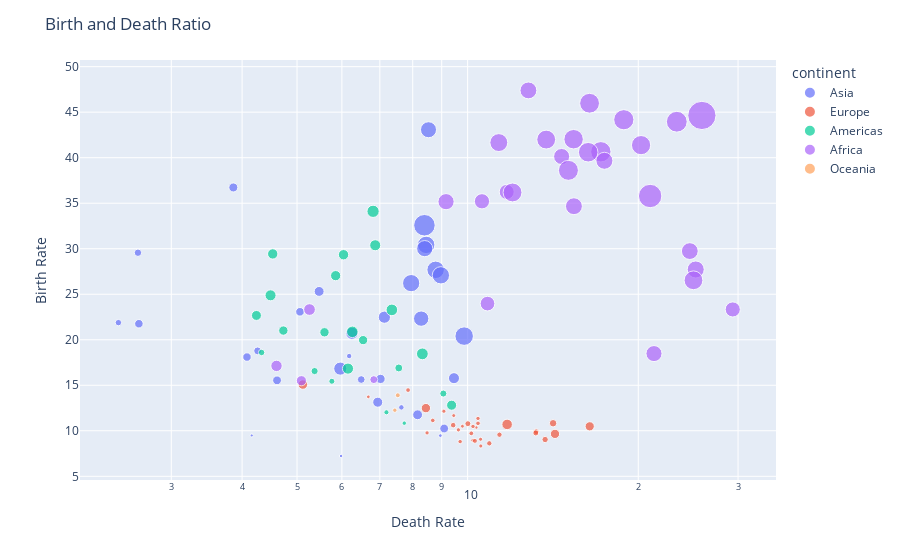

The notebook cell this image was saved under:
### Code cell
# create bubble chart
fig = px.scatter(df, x=' Death rate', y=' Birth rate', size=' Infant mortality rate', color='continent', hover_name='Country', log_x=True, size_max=20)
# set layout
fig.update_layout(title='Birth and Death Ratio', xaxis_title='Death Rate', yaxis_title='Birth Rate')
fig.show()

### Figure 1 — Plotly figure (JSON) as saved in the notebook; plotly's stock layout.template omitted (floating-point values rounded to 4 significant figures)
{"data": [{"hovertemplate": "<b>%{hovertext}</b><br><br>continent=Asia<br> Death rate=%{x}<br> Birth rate=%{y}<br> Infant mortality rate=%{marker.size}<extra></extra>", "hovertext": ["Japan", "Saudi Arabia", "China", "Hong Kong", "Kuwait", "Malaysia", "Singapore", "Indonesia", "Thailand", "United Arab Emirates", "Qatar", "India", "Philippines", "Oman", "Pakistan", "Bahrain", "Uzbekistan", "Yemen", "Bangladesh", "Israel", "Jordan", "Turkmenistan", "Kazakhstan", "Tajikistan", "Kyrgyzstan", "Armenia", "Cambodia", "Sri Lanka", "Cyprus", "Georgia", "Azerbaijan", "Turkey"], "legendgroup": "Asia", "marker": {"color": "#636efa", "size": [3.26, 13.24, 24.18, 2.97, 9.95, 17.7, 2.29, 35.6, 20.48, 14.51, 18.61, 56.29, 23.51, 19.51, 72.44, 17.27, 71.1, 61.5, 62.6, 7.03, 17.35, 73.08, 29.21, 110.8, 35.64, 23.28, 71.48, 14.35, 7.18, 18.59, 81.74, 41.04], "sizemode": "area", "sizeref": 0.478, "symbol": "circle"}, "mode": "markers", "name": "Asia", "orientation": "v", "showlegend": true, "type": "scatter", "x": [8.95, 2.62, 6.94, 5.98, 2.42, 5.06, 4.16, 6.25, 7.02, 4.26, 4.61, 8.28, 5.47, 3.86, 8.45, 4.08, 7.95, 8.53, 8.4, 6.18, 2.63, 8.78, 9.46, 8.39, 7.13, 8.16, 8.97, 6.49, 7.64, 9.09, 9.86, 5.96], "xaxis": "x", "y": [9.47, 29.56, 13.14, 7.23, 21.88, 23.07, 9.49, 20.71, 15.7, 18.78, 15.54, 22.32, 25.31, 36.73, 30.42, 18.1, 26.22, 43.07, 30.01, 18.21, 21.76, 27.68, 15.78, 32.58, 22.48, 11.76, 27.08, 15.63, 12.57, 10.25, 20.4, 16.83], "yaxis": "y"}, {"hovertemplate": "<b>%{hovertext}</b><br><br>continent=Europe<br> Death rate=%{x}<br> Birth rate=%{y}<br> Infant mortality rate=%{marker.size}<extra></extra>", "hovertext": ["Germany", "Switzerland", "Norway", "Sweden", "Netherlands", "Belgium", "Finland", "Denmark", "Ukraine", "Bulgaria", "Slovenia", "France", "Albania", "Iceland", "Belarus", "Estonia", "Latvia", "Slovakia", "Lithuania", "Croatia", "Bosnia and Herzegovina", "Ireland", "Austria", "Romania", "Poland", "Czech Republic", "Hungary", "Greece", "Portugal", "Italy", "Spain"], "legendgroup": "Europe", "marker": {"color": "#EF553B", "size": [4.16, 4.39, 3.7, 2.77, 5.04, 4.68, 3.57, 4.56, 20.34, 20.55, 4.45, 4.26, 21.52, 3.31, 13.37, 7.87, 9.55, 7.41, 6.89, 6.84, 21.05, 5.39, 4.66, 26.43, 8.51, 3.93, 8.57, 5.53, 5.05, 5.94, 4.42], "sizemode": "area", "sizeref": 0.478, "symbol": "circle"}, "mode": "markers", "name": "Europe", "orientation": "v", "showlegend": true, "type": "scatter", "x": [10.55, 8.48, 9.45, 10.36, 8.68, 10.22, 9.79, 10.43, 16.42, 14.26, 10.22, 9.08, 5.12, 6.68, 14.15, 13.21, 13.7, 9.43, 10.92, 11.38, 8.44, 7.85, 9.7, 11.74, 10.01, 10.54, 13.19, 10.15, 10.43, 10.3, 9.63], "xaxis": "x", "y": [8.33, 9.77, 11.67, 10.36, 11.14, 10.48, 10.5, 11.36, 10.49, 9.66, 8.95, 12.15, 15.08, 13.73, 10.83, 9.91, 9.04, 10.62, 8.62, 9.57, 12.49, 14.47, 8.81, 10.7, 10.78, 9.07, 9.76, 9.72, 10.82, 8.89, 10.1], "yaxis": "y"}, {"hovertemplate": "<b>%{hovertext}</b><br><br>continent=Americas<br> Death rate=%{x}<br> Birth rate=%{y}<br> Infant mortality rate=%{marker.size}<extra></extra>", "hovertext": ["Canada", "Brazil", "Argentina", "Chile", "Trinidad and Tobago", "Dominican Republic", "Ecuador", "Honduras", "Uruguay", "Peru", "Paraguay", "Belize", "Guyana", "Cuba", "Panama", "Jamaica", "Nicaragua", "El Salvador", "Costa Rica", "Guatemala", "Colombia", "Mexico"], "legendgroup": "Americas", "marker": {"color": "#00cc96", "size": [4.75, 29.61, 15.18, 8.8, 24.31, 32.38, 23.66, 29.32, 11.95, 31.94, 25.63, 25.69, 33.26, 6.33, 20.47, 12.36, 29.11, 25.1, 9.95, 35.93, 20.97, 20.91], "sizemode": "area", "sizeref": 0.478, "symbol": "circle"}, "mode": "markers", "name": "Americas", "orientation": "v", "showlegend": true, "type": "scatter", "x": [7.73, 6.15, 7.56, 5.76, 9.37, 7.35, 4.24, 6.87, 9.06, 6.26, 4.53, 6.04, 8.32, 7.19, 6.54, 5.37, 4.49, 5.85, 4.33, 6.81, 5.59, 4.73], "xaxis": "x", "y": [10.84, 16.83, 16.9, 15.44, 12.81, 23.28, 22.67, 30.38, 14.09, 20.87, 29.43, 29.34, 18.45, 12.03, 19.96, 16.56, 24.88, 27.04, 18.6, 34.11, 20.82, 21.01], "yaxis": "y"}, {"hovertemplate": "<b>%{hovertext}</b><br><br>continent=Africa<br> Death rate=%{x}<br> Birth rate=%{y}<br> Infant mortality rate=%{marker.size}<extra></extra>", "hovertext": ["Algeria", "Nigeria", "Egypt", "Botswana", "Chad", "Mauritius", "Gabon", "Ghana", "Tunisia", "Angola", "Malawi", "Burundi", "Swaziland", "Mozambique", "Lesotho", "Cameroon", "Benin", "Zambia", "Rwanda", "Zimbabwe", "Madagascar", "Guinea", "Kenya", "Ethiopia", "Burkina Faso", "Senegal", "Equatorial Guinea", "Uganda", "Sudan", "South Africa"], "legendgroup": "Africa", "marker": {"color": "#ab63fa", "size": [31, 98.8, 32.59, 54.58, 93.82, 15.03, 53.64, 51.43, 24.77, 191.2, 103.3, 69.29, 69.27, 130.8, 84.23, 68.26, 85, 88.29, 91.23, 67.69, 76.83, 90.37, 61.47, 95.32, 97.57, 55.51, 85.13, 67.83, 62.5, 61.81], "sizemode": "area", "sizeref": 0.478, "symbol": "circle"}, "mode": "markers", "name": "Africa", "orientation": "v", "showlegend": true, "type": "scatter", "x": [4.6, 17.18, 5.26, 29.36, 16.41, 6.83, 11.72, 10.84, 5.09, 25.9, 23.39, 17.43, 25.26, 20.99, 25.03, 15.4, 13.76, 20.23, 16.32, 24.66, 11.35, 15.38, 14.65, 15.06, 18.86, 10.6, 12, 12.8, 9.16, 21.32], "xaxis": "x", "y": [17.13, 40.65, 23.32, 23.33, 45.98, 15.62, 36.24, 23.97, 15.5, 44.64, 43.95, 39.66, 27.72, 35.79, 26.53, 34.67, 41.99, 41.38, 40.6, 29.74, 41.66, 42.03, 40.13, 38.61, 44.17, 35.21, 36.18, 47.39, 35.17, 18.48], "yaxis": "y"}, {"hovertemplate": "<b>%{hovertext}</b><br><br>continent=Oceania<br> Death rate=%{x}<br> Birth rate=%{y}<br> Infant mortality rate=%{marker.size}<extra></extra>", "hovertext": ["New Zealand", "Australia"], "legendgroup": "Oceania", "marker": {"color": "#FFA15A", "size": [5.85, 4.69], "sizemode": "area", "sizeref": 0.478, "symbol": "circle"}, "mode": "markers", "name": "Oceania", "orientation": "v", "showlegend": true, "type": "scatter", "x": [7.53, 7.44], "xaxis": "x", "y": [13.9, 12.26], "yaxis": "y"}], "layout": {"legend": {"itemsizing": "constant", "title": {"text": "continent"}, "tracegroupgap": 0}, "margin": {"t": 60}, "title": {"text": "Birth and Death Ratio"}, "xaxis": {"anchor": "y", "domain": [0, 1], "title": {"text": "Death Rate"}, "type": "log"}, "yaxis": {"anchor": "x", "domain": [0, 1], "title": {"text": "Birth Rate"}}}}
